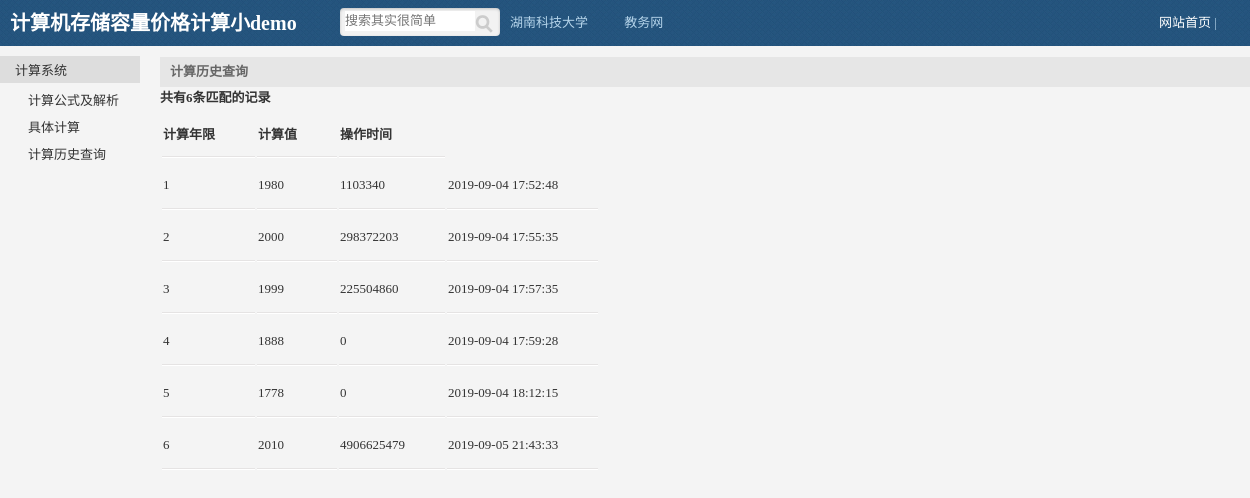
/demo1/serarch.php, run on the app's committed database.
### tables this page shows
CREATE TABLE IF NOT EXISTS `volume` (
  `id` int(11) NOT NULL AUTO_INCREMENT,
  `year` varchar(11) NOT NULL,
  `volume` bigint(11) NOT NULL,
  `time` datetime NOT NULL,
  PRIMARY KEY (`id`)
);

### demo1/inc/mysql.inc.php (called while the page is built, shortened)
<?php
function execute($link,$query){
	$result=mysqli_query($link,$query);
	return $result;
}
function num($link,$sql_count){
	$result=execute($link,$sql_count);
	$count=mysqli_fetch_row($result);
	return $count[0];
}
?>

### demo1/serarch.php (the view, shortened to what this page needs)
<?php
include_once 'inc/mysql.inc.php';
$link=connect();
$query="select count(*) from volume where year like '%{$_GET['keyword']}%'";
$count_all=num($link, $query);
?>
<?php include_once 'inc/header.php';?>
<div id="main" >
	<div class="title">计算历史查询</div>
	<h3>共有<?php echo $count_all?>条匹配的记录</h3>
	<table class="list">
		<tr>
			<th>计算年限</th>
			<th>计算值</th>
			<th>操作时间</th>
		</tr>
		<?php
		$query="select *  from volume";
		$result=execute($link, $query);
		while($data=mysqli_fetch_assoc($result)){
$html=<<<A
        <tr>
            <td>{$data['id']}</td>
			<td>{$data['year']}</td>
			<td>{$data['volume']}</td>
            <td>{$data['time']}</td>
		</tr>
A;
        echo $html;
		}
		?>
	</table>
</div>
<?php include_once 'inc/fooder.inc.php';?>

### demo1/inc/header.php (shortened to what this page needs)
<!DOCTYPE html>
<html lang="zh-CN">
<head>
<link rel='stylesheet' type='text/css' href='style/public.css' />
<link rel='stylesheet' type='text/css' href='style/remind.css' />
<link rel='stylesheet' type='text/css' href='style/index.css' />
<link rel='stylesheet' type='text/css' href='style/public1.css' />
</head>
<body>
<div class="container">
<div id="top">
	<div class="logo">
		计算机存储容量价格计算小demo
	</div>
	<div class="serarch">
				<form action="serarch.php" method="get">
					<input class="keyword" type="text" name="keyword" value="<?php  if(isset($_GET['keyword'])){echo $_GET['keyword'];}?>"placeholder="搜索其实很简单" />
					<input class="submit" type="submit"  value="" />
				</form>
			</div>
	<ul class="nav">
		<li><a href="http://www.hnust.edu.cn/" target="_blank">湖南科技大学</a></li>
		<li>&nbsp;&nbsp;&nbsp;&nbsp;&nbsp;<a href="http://jwc.hnust.edu.cn/" target="_blank">教务网</a></li>
	</ul>
	<div class="login_info">
		<a target="_blank"href="index.php" style="color:#fff;">网站首页</a>&nbsp;|&nbsp;
	</div>
</div>
<div id="sidebar" class="row">
<div class="col-md-2">
<ul>
		<li>
			<div class="small_title">计算系统</div>
			<ul class="child">
				<li><a <?php if(basename($_SERVER['SCRIPT_NAME'])=='definition.php'){echo 'class="current"';}?> href="definition.php">计算公式及解析</a></li>
				<li><a <?php if(basename($_SERVER['SCRIPT_NAME'])=='index.php'){echo 'class="current"';}?> href="index.php">具体计算</a></li>
				<?php
				if(basename($_SERVER['SCRIPT_NAME'])=='serarch.php'){
				    echo '<li> <a class="current">计算历史查询</a><li>';
				}
				?>
			</ul>
		</li>
	</ul>
</div>
</div>
</div>

### demo1/inc/fooder.inc.php
</body>
</html>

### demo1/style/public.css (style rules this page uses)
body,div,ul,ol,li,dl,dt,dd,h1,h2,h3,h4,h5,h6,form,input,textarea,p { margin:0px; padding:0px; font-size:13px; font-family:Tahoma; }
ul { list-style:none; }
a { text-decoration:none; }
body { background:#f4f4f4; color:#333; }
#top { width:100%; background:url(bg.jpg); height:46px; line-height:46px; position:fixed; top:0px; left:0px; }
#top .logo { width:330px; color:#fff; font-size:20px; font-weight:bold; text-indent:10px; float:left; }
#top ul.nav { float:left; }
#top ul.nav li { float:left; }
#top ul.nav li a { color:#b5d4ea; padding:10px; }
#top .login_info { float:right; color:#b5d4ea; margin:0 30px 0 0; }
#top .login_info a { color:#b5d4ea; }
#sidebar { width:140px; position:fixed; top:46px; left:0px; }
#sidebar ul { margin:10px 0 0 0; }
#sidebar ul li div.small_title { color:#333; padding:4px 0 4px 15px; background:#ddd; }
#sidebar ul.child { margin:3px 0 3px 0; }
#sidebar ul li a { color:#333; display:block; padding:4px 0 4px 28px; background:url(bg.png) -265px 9px no-repeat; }
#sidebar ul li a.current { background:url(bg.png) -265px -11px no-repeat; }
#main { width:90%; margin:57px 0 0 160px; }
#main .title { width:100%; height:30px; line-height:30px; text-indent:10px; background:#e6e6e6; color:#666; font-weight:bold; }
input { border:1px solid #ccc; }
table.list tr { height:50px; background:url(hr.png) 0px bottom repeat-x; }
table.list tr th { padding-right:40px; text-align:left; }
table.list tr td { padding-right:40px; text-align:left; }

### demo1/style/remind.css (style rules this page uses)
body,div,ul,ol,li,dl,dt,dd,h1,h2,h3,h4,h5,h6,form,input,textarea,p { margin:0px; padding:0px; font-size:13px; font-family:Tahoma; }
ul { list-style:none; }
a { text-decoration:none; }

### demo1/style/public1.css (style rules this page uses)
.serarch { background: none repeat scroll 0 0 #f2f2f2; border-radius: 4px; box-shadow: 0 1px 3px rgba(0, 0, 0, 0.2) inset; display: inline; float: left; height: 28px; margin: 8px 0 0 10px; padding:0; width: 160px; }
.serarch input.keyword { width:130px; height:20px; margin:3px 0 0 5px; display:block; float:left; border:0px; }
.serarch input.submit { background:url(style_icon.png) 0px -593px; border: 0 none; cursor: pointer; float: right; height: 28px; margin: 0; overflow: visible; padding: 0; text-align:left; width: 25px; float:right; }

### data on the page
volume: id "1", year "1980", volume "1103340", time "2019-09-04 17:52:48"
volume: id "2", year "2000", volume "298372203", time "2019-09-04 17:55:35"
volume: id "3", year "1999", volume "225504860", time "2019-09-04 17:57:35"
volume: id "4", year "1888", volume "0", time "2019-09-04 17:59:28"
volume: id "5", year "1778", volume "0", time "2019-09-04 18:12:15"
volume: id "6", year "2010", volume "4906625479", time "2019-09-05 21:43:33"

### other printed values
$count_all "6"
